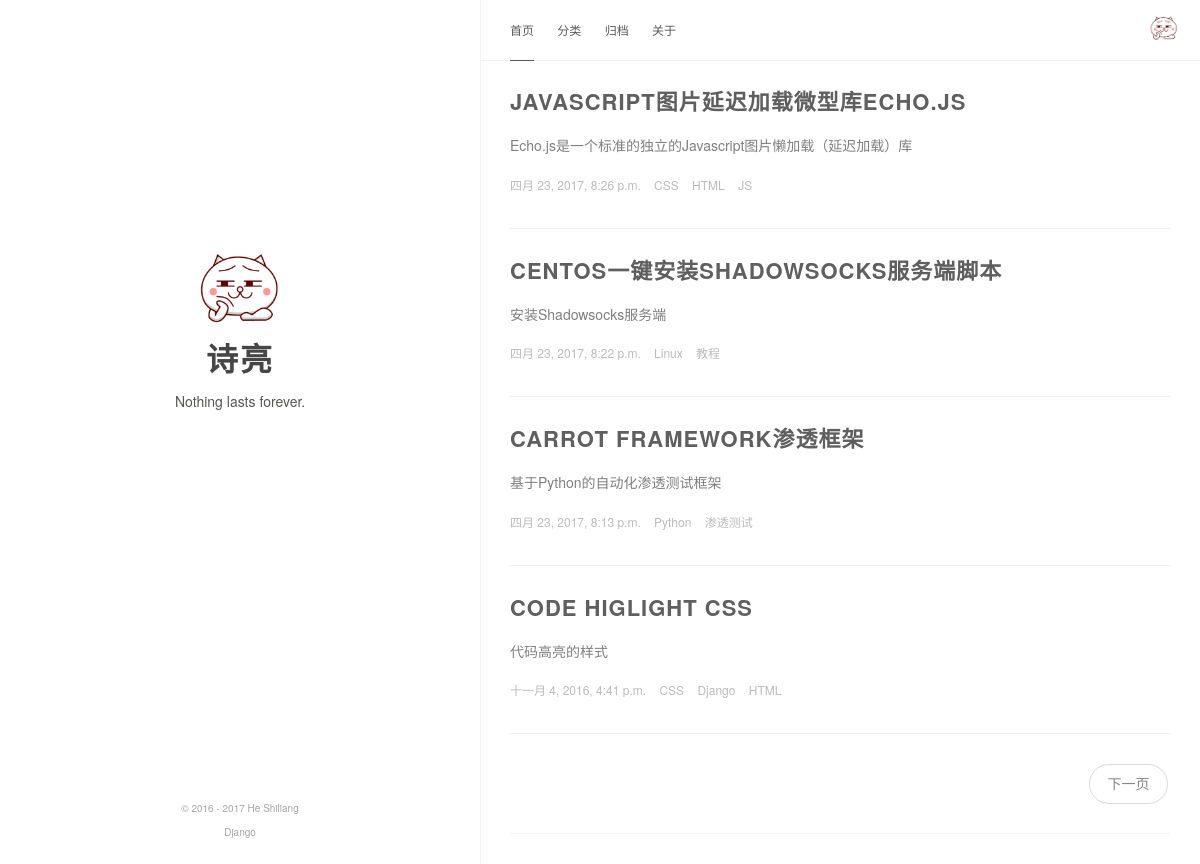
The app's page /static/blog/img/avatar.jpg with its own data.
### blog/models.py (models this page shows, shortened)
class Post(models.Model):
    title = models.CharField(max_length=70)
    body = models.TextField()
    created_time = models.DateTimeField()
    modified_time = models.DateTimeField()
    excerpt = models.CharField(max_length=200,blank=True)
    category = models.ForeignKey(Category)
    tags = models.ManyToManyField(Tag,blank=True)
    author = models.ForeignKey(User)
    def get_absolute_url(self):
        return reverse('blog:detail',kwargs={'pk':self.pk})
    class Meta:
        ordering = ['-created_time','title']

class Tag(models.Model):
    name = models.CharField(max_length=100)

### blog/views.py (the view)
# urls.py: url(r'^(?P<page>[0-9]*)',views.index,name='index'),
def index(request,page):
    if not page:
        p = 0
    else:
        p = int(page)
    post_list = Post.objects.all()[p*4:(p+1)*4]
    return render(request,'blog/index.html',{
        'post_list': post_list,
        'page' : p
    })

### templates/blog/index.html
{% extends 'base.html' %}
{% block main %}
<div class="content">
    {% for post in post_list %}
        <div class="post animated fadeInDown">
        <div class="post-title">
            <h3><a href="{{ post.get_absolute_url }}">{{ post.title }}</a></h3>
        </div>
        <div class="post-content">
            <p>{{ post.excerpt }}</p>
        </div>
        <div class="post-footer">
            <div class="meta">
                <div class="info"><span class="date">{{ post.created_time }} </span>
                    {% for tag in post.tags.all %}
                    <a href="#" title="{{ tag.name }}" class="tag">{{ tag.name }}</a>
                    {% endfor %}
                </div>
            </div>
        </div>
    </div>
    {% empty %}
    <div style="position:absolute; top:50%; left:0; text-align:center; width:100%; *top:0;">&nbsp;你来到了没有知识的荒原</div>
    {% endfor %}
    {% if post_list %}
    <div class="pagination">
        <ul class="clearfix">
            <li class="next pagbuttons"><a role="navigation" href="../../../{{ page|add:"1" }}" class="btn">下一页</a></li>
        </ul>
    </div>
{% endif %}
</div>
{% endblock %}

### templates/base.html (shortened to what this page needs)
<!DOCTYPE html>
<html lang="zh-CN">
<head>
    {% load staticfiles %}
    <link rel="stylesheet" href="{% static 'blog/css/style.css' %}">
    <link rel="stylesheet" href="{% static 'blog/css/blog_basic.css' %}">
    <link rel="stylesheet" href="{% static 'blog/css/font-awesome.css' %}">
    <link rel="stylesheet" href="{% static 'blog/css/friendly.css' %}">
</head>
<body>
    <div class="sidebar animated fadeInDown">
        <div class="logo-title">
            <div class="title">
                <img src="{% static 'blog/img/avatar.jpg' %}" width="20%">
                <h3><a href="../../../../">诗亮</a></h3>
                <div class="description">
                    <p>Nothing lasts forever.</p>
                </div>
            </div>
        </div>
        <div class="footer"><a href="#" target="_blank"><span>© 2016 - 2017 He Shiliang</span></a>
            <div class="by_farbox"><a href="https://www.djangoproject.com/" target="_blank" title="Powered By Django">Django</a>
            </div>
        </div>
    </div>
    <div class="main">
        <div class="page-top animated fadeInDown">
            <div class="nav">
                {% block current%}
                <li><a href="../../../../../" class="current">首页</a></li>
                <li><a href="../../../../../category">分类</a></li>
                <li><a href="../../../../archives">归档</a></li>
                    <li><a href="#">关于</a></li>
                {% endblock %}
            </div>
            <div class="information">
                <div class="avatar"><img src="{% static 'blog/img/avatar.jpg' %}"></div>
            </div>
        </div>
        <div class="autopagerize_page_element">
        {% block main %}
        {% endblock main %}
    </div>
</body>
</html>

### blog/static/blog/css/style.css (style rules this page uses)
.page-top,.sidebar,body,html { background-color:#fff }
.post .post-title h1,.post .post-title h2,.post .post-title h3 { text-transform:uppercase;line-height:1 }
.post .post-title a,a { text-decoration:none }
html { -webkit-font-smoothing:antialiased }
body { color:rgba(0,0,0,.5);font-family:PingHei,'PingFang SC',Helvetica Neue,'Work Sans','Hiragino Sans GB','Microsoft YaHei',SimSun,sans-serif;font-size:15px;width:100%;margin:0 auto 30px }
p { line-height:1.9em;font-weight:400;font-size:14px }
a:link,a:visited { opacity:1;-webkit-transition:all .15s linear;-moz-transition:all .15s linear;-o-transition:all .15s linear;-ms-transition:all .15s linear;transition:all .15s linear;color:#424242 }
.animated { -webkit-animation-fill-mode:both;-moz-animation-fill-mode:both;-ms-animation-fill-mode:both;-o-animation-fill-mode:both;animation-fill-mode:both;-webkit-animation-duration:1s;-moz-animation-duration:1s;-ms-animation-duration:1s;-o-animation-duration:1s;animation-duration:1s }
.fadeInDown { -webkit-animation-name:fadeInDown;-moz-animation-name:fadeInDown;-o-animation-name:fadeInDown;animation-name:fadeInDown }
.content { height:auto;float:right;width:60%;margin-top:60px }
.page-top { width:60%;position:fixed;right:0;z-index:3;height:60px;border-bottom:1px solid #f2f2f2 }
.page-top .nav { list-style:none;padding:18px 30px;float:left;font-size:12px }
.page-top .nav li { position:relative;display:initial;padding-right:20px }
.page-top .nav a { color:#5A5A5A }
.page-top .nav a.current { color:#5A5A5A;padding-bottom:22px;border-bottom:1px solid #5A5A5A }
#disqus_thread,.pagination,.post .post-footer { border-bottom:1px solid #f2f2f2 }
.page-top .information { float:right;padding-top:12px;padding-right:20px }
.page-top .information .avatar { float:right }
.page-top .information .avatar img { width:32px;height:32px;border-radius:300px }
.sidebar { width:40%;-webkit-background-size:cover;background-size:cover;height:100%;transition:.8s;top:0;left:0;position:fixed;z-index:4;border-right:1px solid #f2f2f2 }
.archive,.footer { width:100% }
.sidebar .logo-title { text-align:center;padding-top:240px }
.sidebar .logo-title .description { font-size:14px;color:#565654 }
.sidebar .logo-title .title h3 { text-transform:uppercase;font-size:2rem;font-weight:700;letter-spacing:2px;line-height:1;margin:0 }
.sidebar .logo-title .title a { text-decoration:none;color:#464646;font-size:2rem;font-weight:700 }
.post { background-color:#FFF;margin:30px }
.post .post-title h3 { letter-spacing:1px;font-weight:600;color:#464646;font-size:22px;margin:0 0 20px }
.post .post-title a { letter-spacing:1px;color:#5f5f5f }
.pagination ul li a,.post .post-content a,.post .post-footer .tags a,.post .post-footer .tags a:hover { text-decoration:none }
.post .post-footer { padding:0 0 30px }
.post .post-footer .meta { max-width:100%;height:25px;color:#bbb }
.post .post-footer .meta .info { float:left;font-size:12px }
.post .post-footer .meta .info .date { margin-right:10px }
.post .post-footer .meta a { text-decoration:none;color:#bbb;padding-right:10px }
.pagination { margin:30px;padding:0 0 56px }
.pagination ul { list-style:none;margin:0;padding:0;height:13px }
.pagination ul li { margin:0 2px;display:inline;line-height:1 }
.like-reblog-buttons,.pagination .next { float:right }
.footer { clear:both;text-align:center;font-size:10px;margin:0 auto;bottom:0;position:absolute;padding-bottom:20px }
.btn,.btn:hover { position:relative;outline:0;text-align:center;text-decoration:none;cursor:pointer;white-space:nowrap;font-style:normal }
.footer a { color:#A6A6A6 }
.btn,.btn:hover,a.btn { font-weight:400 }
.btn,.menu .btn-down li a { border:1px solid rgba(0,0,0,.15) }
.btn,.btn:hover,.menu .btn-down li a { display:inline-block;background:0 0 }
.btn,.btn:hover,.read_more { font-size:14px }
a.btn { color:#868686 }
.btn { color:rgba(0,0,0,.44);border-radius:999em }
[role=back],[role=home],[role=navigation] { padding:.5em 1.25em;line-height:1.666em }

### blog/static/blog/css/blog_basic.css (style rules this page uses)
.wpl-proc,img { max-width:100% }
body,hr,html { padding:0 }
html { height:100%;max-height:100%;margin:0 }
body { margin:0;line-height:1.6em }
h1,h2,h3,h4,h5,h6 { text-rendering:optimizeLegibility;line-height:1;margin:2rem 0 }
h3 { font-size:1.75rem }
img { height:auto }
dl,ol,p,ul { margin:1em 0 }

### records on screen
Post: title "JAVASCRIPT图片延迟加载微型库ECHO.JS", excerpt "Echo.js是一个标准的独立的Javascript图片懒加载（延迟加载）库", created_time "四月 23, 2017, 8:26 p.m."
Tag: name "CSS"
Tag: name "HTML"
Tag: name "JS"
Post: title "CENTOS一键安装SHADOWSOCKS服务端脚本", excerpt "安装Shadowsocks服务端", created_time "四月 23, 2017, 8:22 p.m."
Tag: name "Linux"
Tag: name "教程"
Post: title "CARROT FRAMEWORK渗透框架", excerpt "基于Python的自动化渗透测试框架", created_time "四月 23, 2017, 8:13 p.m."
Tag: name "Python"
Tag: name "渗透测试"
Post: title "CODE HIGLIGHT CSS", excerpt "代码高亮的样式", created_time "十一月 4, 2016, 4:41 p.m."
Tag: name "Django"
